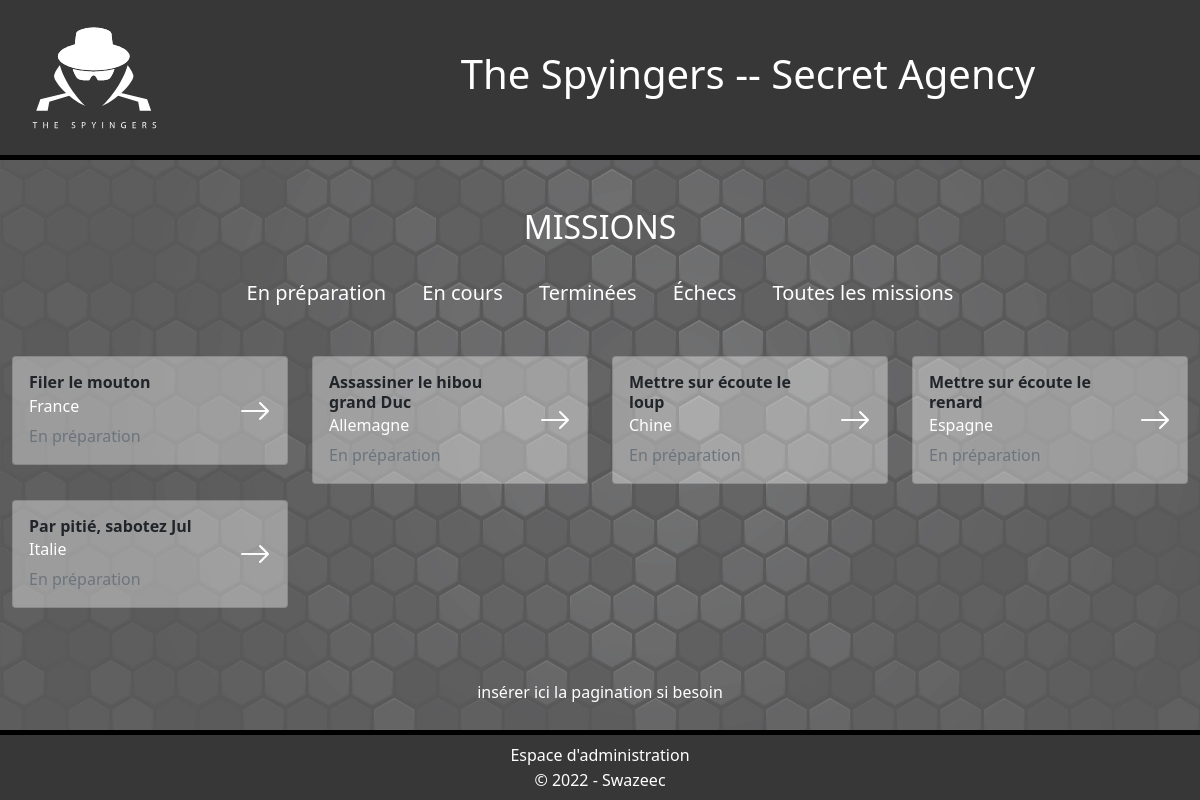
/index.php?missions=prep, run on the app's committed database.
### tables this page shows
CREATE TABLE IF NOT EXISTS missions (
    id INT AUTO_INCREMENT PRIMARY KEY,
    title VARCHAR(100) NOT NULL,
    description TEXT NOT NULL,
    codename VARCHAR(50) NOT NULL,
    startDate DATE NOT NULL,
    endDate DATE NOT NULL,
    missionType_id INT NOT NULL,
    status_id INT NOT NULL,
    country_id INT NOT NULL,
    speciality_id INT NOT NULL,
    FOREIGN KEY (missionType_id) REFERENCES missionTypes(id),
    FOREIGN KEY (status_id) REFERENCES status(id),
    FOREIGN KEY (country_id) REFERENCES countries(id),
    FOREIGN KEY (speciality_id) REFERENCES specialities(id)
);

CREATE TABLE IF NOT EXISTS countries (
    id INT AUTO_INCREMENT PRIMARY KEY,
    name VARCHAR(50) NOT NULL
);

CREATE TABLE IF NOT EXISTS status (
    id INT AUTO_INCREMENT PRIMARY KEY,
    name VARCHAR(50) NOT NULL
);

### index.php (the view, shortened to what this page needs)
<?php
require_once('./src/db.php');
if(isset($_SESSION['connect'])){
    require_once('./src/header-connected.php');
} else {
    require_once('./src/header.php');
}?>
<section class="row d-block">
    <div class="col-12  pt-4 pt-md-5 pb-md-5">
        <h2 class=" text-white text-center pb-4">MISSIONS</h2>
        <nav class="text-center d-none d-lg-block">
            <a href="./index.php?missions=prep" class="px-3 fs-5">En préparation</a>
            <a href="./index.php?missions=ongoing" class="px-3 fs-5">En cours</a>
            <a href="./index.php?missions=success" class="px-3 fs-5">Terminées</a>
            <a href="./index.php?missions=failed" class="px-3 fs-5">Échecs</a>
            <a href="./index.php?missions=all" class="px-3 fs-5">Toutes les missions</a>
        </nav>
    </div>
    <div class="col-12">
        <div class="row">
        <?php
            if(isset($_GET['missions'])){
                switch($_GET['missions']) {
                    case 'prep' :
                        $req = $bdd->prepare('SELECT missions.id AS idm, missions.title AS title, status.id, status.name AS status, countries.name AS country
                                        FROM missions
                                        JOIN status ON status.id = missions.status_id
                                        JOIN countries ON countries.id = missions.country_id
                                        WHERE status.id = 1');
                        break;
                }
            } else {
                $req = $bdd->prepare('SELECT missions.id AS idm, missions.title AS title, status.name AS status, countries.name AS country
                                            FROM missions
                                            JOIN status ON status.id = missions.status_id
                                            JOIN countries ON countries.id = missions.country_id
                                            ');
            }
                if ($req->execute()){
                    while ($mission = $req->fetch(PDO::FETCH_ASSOC)){ ?>
                        <article class="col-12 col-md-4 col-lg-3 mb-3">
                        <div class="card white39">
                            <div class="d-flex align-items-center">
                                <div class="card-body">
                                    <h5 class="card-title fw-bold fs-6"><?php echo $mission['title']    ?> </h5>
                                    <h6 class="card-subtitle mb-2 text-white"><?php echo $mission['country']    ?></h6>
                                    <p class="card-text text-primary status"><?php echo $mission['status']    ?></p>
                                </div>
                                <a href="./mission.php?mission=<?php echo $mission['idm']?>" class="card-link pe-3 fs-2 fw-bold"><i class="bi bi-arrow-right"></i></a>
                            </div>
                        </div>
                    </article>
                    <?php
                    }
                } else {
                    echo 'Problème technique temporaire, réessayez plus tard !';
                }
            ?>
        </div>
    </div>
</section>
<nav class="row pagination">
    <div class="col-12 ">
        <p class=" text-center text-white">
            insérer ici la pagination si besoin
        </p>
    </div>
</nav>
<?php require_once ('./src/footer.php'); ?>
</body>
</html>

### style.css (style rules this page uses)
* { box-sizing: border-box; }
a { text-decoration: none; color: white; }
.white39 { background-color: rgba(255, 255, 255, 0.39); }
section { min-height: calc(80vh - 70px - 50px); }
.pagination { height: 50px; }

### data on the page
missions: title "Filer le mouton", country.name "France", status.name "En préparation"
missions: title "Assassiner le hibou grand Duc", country.name "Allemagne", status.name "En préparation"
missions: title "Mettre sur écoute le loup", country.name "Chine", status.name "En préparation"
missions: title "Mettre sur écoute le renard", country.name "Espagne", status.name "En préparation"
missions: title "Par pitié, sabotez Jul", country.name "Italie", status.name "En préparation"
